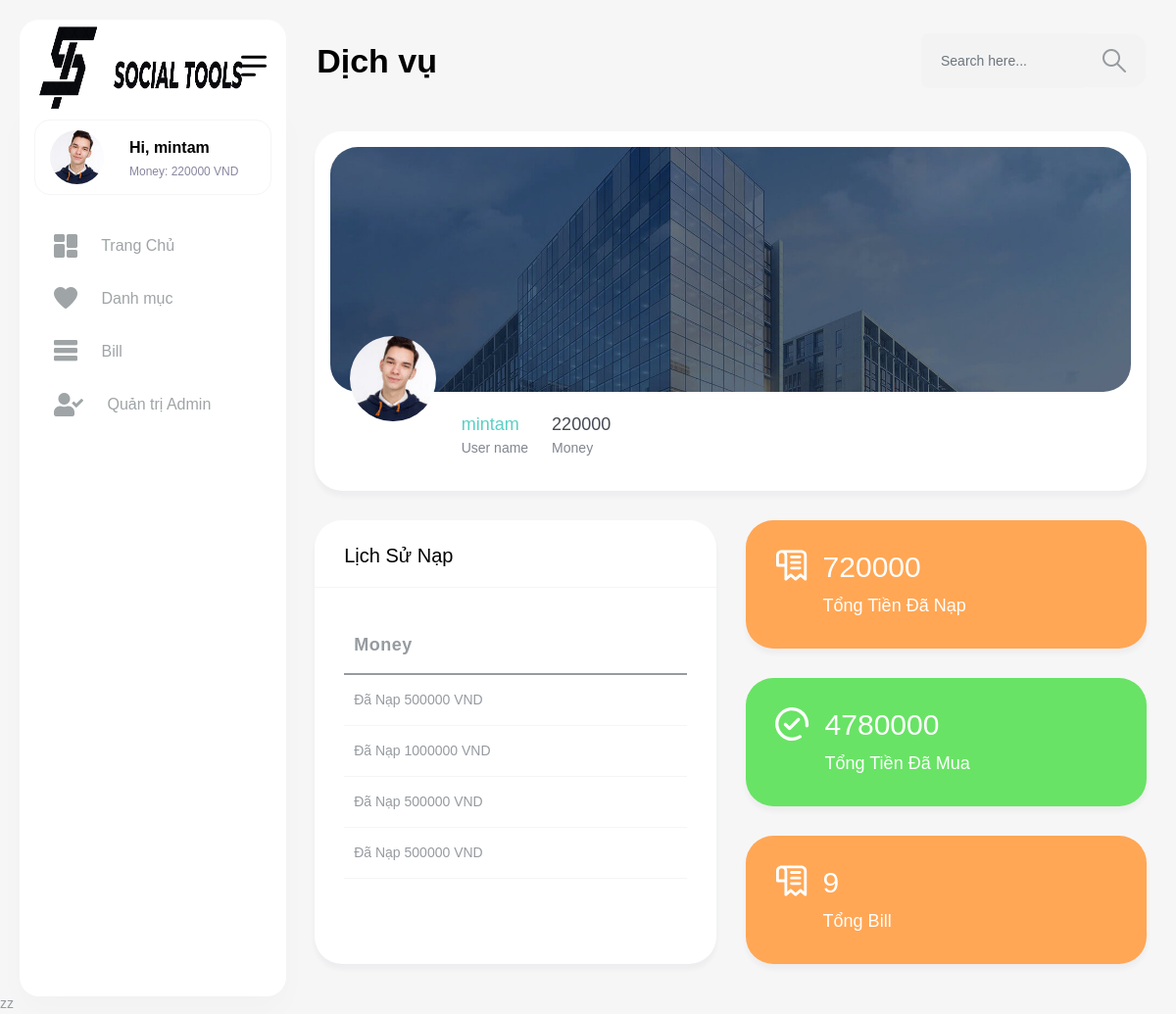
The app's page /view/index.php?act=profile (signed in) with its own data.
### tables this page shows
CREATE TABLE `user` (
  `id_user` int(11) NOT NULL,
  `ten_user` varchar(255) NOT NULL,
  `pass` varchar(255) NOT NULL,
  `email` varchar(255) NOT NULL,
  `money` int(11) NOT NULL DEFAULT 0,
  `total_money` int(11) NOT NULL DEFAULT 0,
  `role` tinyint(4) NOT NULL DEFAULT 0
);

CREATE TABLE `history_nap` (
  `id_nap` int(11) NOT NULL,
  `id_user` int(11) NOT NULL,
  `des_nap` varchar(255) NOT NULL
);

### model/pdo.php (called while the page is built, shortened)
<?php
function pdo_get_connection(){
    $servername = "localhost";
    $username = "root";
    $password = "";
    try {
        $conn = new PDO("mysql:host=$servername;dbname=duan1", $username, $password);
        $conn->setAttribute(PDO::ATTR_ERRMODE, PDO::ERRMODE_EXCEPTION);
        return $conn;
    } catch(PDOException $e) {
        echo "Connection failed: " . $e->getMessage();
    }
}
function pdo_query($sql){
    $sql_args=array_slice(func_get_args(),1);
    try{
        $conn=pdo_get_connection();
        $stmt=$conn->prepare($sql);
        $stmt->execute($sql_args);
        $rows=$stmt->fetchAll();
        return $rows;
    }
    catch(PDOException $e){
        throw $e;
    }
    finally{
        unset($conn);
    }
}
function pdo_query_one($sql){
    $sql_args=array_slice(func_get_args(),1);
    try{
        $conn=pdo_get_connection();
        $stmt=$conn->prepare($sql);
        $stmt->execute($sql_args);
        $row=$stmt->fetch(PDO::FETCH_ASSOC);
        return $row;
    }
    catch(PDOException $e){
        throw $e;
    }
    finally{
        unset($conn);
    }
}
?>

### model/taikhoan.php (called while the page is built, shortened)
<?php
function load_one_user($id_user) {
    $sql = "select * from `user` where `id_user`= '{$id_user}'";
    $one_user = pdo_query_one($sql);
    return $one_user;
}
function loadall_ls_nap($id_user) {
    $sql = "select * from `history_nap` WHERE `id_user` = '{$id_user}'";
    $listlsnap= pdo_query($sql);
    return $listlsnap;
}
?>

### model/thongke.php (called while the page is built, shortened)
<?php
    function tong_tien_nap_user($id_user){
        $sql = "SELECT SUM(`total_money`) FROM `user` WHERE `id_user` = {$id_user}";
        $tong_tien_nap_user = pdo_query_one($sql);
        return $tong_tien_nap_user;
    }
    function tong_tien_bill_user($id_user){
        $sql = "SELECT SUM(`price`) FROM `bill` JOIN `phanmem` ON bill.id_phanmem = phanmem.id_phanmem WHERE `id_user` = {$id_user}";
        $tong_tien_bill_user = pdo_query_one($sql);
        return $tong_tien_bill_user;
    }
    function tong_bill_user($id_user){
        $sql = "SELECT COUNT(`id_bill`) FROM `bill` WHERE `id_user` = {$id_user}";
        $tong_bill_user = pdo_query_one($sql);
        return $tong_bill_user;
    }
?>

### View/profile.php (the view, shortened to what this page needs)
<div class="content-body">
            <div class="container-fluid">
                <div class="row">
                    <div class="col-lg-12">
                        <div class="profile card card-body px-3 pt-3 pb-0">
                            <div class="profile-head">
                                <div class="photo-content">
                                    <div class="cover-photo rounded"></div>
                                </div>
                                <div class="profile-info">
									<div class="profile-photo">
										<img src="../images/profile/pic1.jpg" class="img-fluid rounded-circle" alt="">
									</div>
									<div class="profile-details">
										<div class="profile-name px-3 pt-2">
											<h4 class="text-primary mb-0"><?php echo $_SESSION['user']['ten_user'] ?></h4>
											<p>User name</p>
										</div>
										<div class="profile-email px-2 pt-2">
											<h4 class="text-muted mb-0"><?php echo $_SESSION['user']['money'] ?></h4>
											<p>Money</p>
										</div>
									</div>
                                </div>
                            </div>
                        </div>
                    </div>
                </div>
                <div class="row">
					<div class="col-lg-6">
                        <div class="card">
                            <div class="card-header">
                                <h4 class="card-title">Lịch sử nạp</h4>
                            </div>
                            <div class="card-body">
                                <div class="table-responsive">
                                    <table class="table ">
                                        <thead>
                                            <tr>
                                                <th><strong>Money</strong></th>
                                            </tr>
                                        </thead>
                                        <tbody>
                                            <?php foreach($listlsnap as $lsnap){
                                                extract($lsnap);
                                                ?>
                                                <tr>
                                                    <td><?php echo $des_nap?></td>
                                                </tr>
                                                <?php
                                            }
                                                ?>
                                        </tbody>
                                    </table>
                                </div>
                            </div>
                        </div>
                    </div>
                    <div class="col-lg-6">
                    <div class="col-xl  col-sm">
						<div class="card bg-warning invoice-card">
							<div class="card-body d-flex">
								<div class="icon me-3">
								</div>
								<div>
									<h2 class="text-white invoice-num"><?php echo $tong_tien_nap_user['SUM(`total_money`)'] ?></h2>
									<span class="text-white fs-18">Tổng Tiền Đã Nạp</span>
								</div>
							</div>
						</div>
					</div>
                    <div class="col-xl  col-sm">
                    <div class="card bg-success invoice-card">
							<div class="card-body d-flex">
								<div class="icon me-3">
								</div>
								<div>
									<h2 class="text-white invoice-num"><?php echo $tong_tien_bill_user['SUM(`price`)'] ?></h2>
									<span class="text-white fs-18">Tổng Tiền Đã Mua</span>
								</div>
							</div>
						</div>
					</div>
                    <div class="col-xl  col-sm">
						<div class="card bg-warning invoice-card">
							<div class="card-body d-flex">
								<div class="icon me-3">
								</div>
								<div>
									<h2 class="text-white invoice-num"><?php echo $tong_bill_user['COUNT(`id_bill`)'] ?></h2>
									<span class="text-white fs-18">Tổng Bill</span>
								</div>
							</div>
						</div>
					</div>
                    </div>
                </div>
        </div>
</div>

### View/header.php (shortened to what this page needs)
<?php
	extract($_SESSION['user']);
	$one_user = load_one_user($id_user);
    if(is_array($one_user)){
        extract($one_user);
    }
?>
<!DOCTYPE html>
<html lang="en">
<head>
	<link href="../vendor/jquery-nice-select/css/nice-select.css" rel="stylesheet">
	<link rel="stylesheet" href="../vendor/nouislider/nouislider.min.css">
    <link href="../css/style.css" rel="stylesheet">
	<link rel="stylesheet" href="https://cdn.jsdelivr.net/npm/sweetalert2@11">
</head>
<body>
    <div id="main-wrapper">
        <div class="nav-header">
            <a href="index.php" class="brand-logo">
				<img src="../img/logo7.png" alt="" viewbox="0 0 0 0"  width="60" height="100" >
				<img src="../img/logo8.png" alt=""  class="brand-title" width="135" height="60" margin="0px" >
            </a>
            <div class="nav-control">
                <div class="hamburger">
                    <span class="line"></span><span class="line"></span><span class="line"></span>
                </div>
            </div>
        </div>
        <div class="header">
            <div class="header-content">
                <nav class="navbar navbar-expand">
                    <div class="collapse navbar-collapse justify-content-between">
                        <div class="header-left">
							<div class="dashboard_bar">
                                Dịch vụ
                            </div>
                        </div>
                        <ul class="navbar-nav header-right">
							<li class="nav-item">
								<div class="input-group search-area">
									<input type="text" class="form-control" placeholder="Search here...">
									<span class="input-group-text"><a href="javascript:void(0)"><i class="flaticon-381-search-2"></i></a></span>
								</div>
							</li>
                        </ul>
                    </div>
				</nav>
			</div>
		</div>
        <div class="dlabnav">
            <div class="dlabnav-scroll">
				<ul class="metismenu" id="menu">
					<li class="dropdown header-profile">
						<a class="nav-link" href="javascript:void(0);" role="button" data-bs-toggle="dropdown">
							<img src="../images/profile/pic1.jpg" width="20" alt="">
							<div class="header-info ms-3">
								<span class="font-w600 ">Hi, <b><?php echo $ten_user ?></b></span>
								<small class="text-end font-w400">Money: <?php echo $money ?> VND</small>
							</div>
						</a>
					</li>
                    <li><a class="" href="index.php" >
							<i class="flaticon-025-dashboard"></i>
							<span class="nav-text">Trang Chủ</span>
						</a>
					</li>
					<li><a class="" href="index.php?act=danhmuc" >
							<i class="flaticon-045-heart"></i>
							<span class="nav-text">Danh mục</span>
						</a>
                    </li>
					<li><a class="" href="index.php?act=bill" >
							<i class="flaticon-043-menu"></i>
							<span class="nav-text">Bill</span>
						</a>
                    </li>
					<?php if($_SESSION['user']['role']==1){?>
                            <li><a href="../admin/index.php">
								<i class="fas fa-user-check"></i>
								<span class="nav-text">Quản trị Admin</span>
							</a></li>
                    <?php } ?>
                </ul>
			</div>
        </div>

### records on screen
user: ten_user "mintam", money "220000"
history_nap: des_nap "Đã Nạp 500000 VND"
history_nap: des_nap "Đã Nạp 1000000 VND"
history_nap: des_nap "Đã Nạp 500000 VND"
history_nap: des_nap "Đã Nạp 500000 VND"

### other values on screen
$_SESSION['user']['ten_user'] "mintam"
$_SESSION['user']['money'] "220000"
$tong_tien_nap_user['SUM(`total_money`)'] "720000"
$tong_tien_bill_user['SUM(`price`)'] "4780000"
$tong_bill_user['COUNT(`id_bill`)'] "9"
